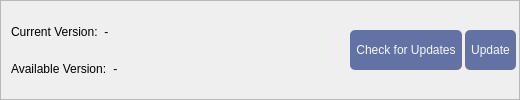
                      <widget class="QFrame" name="frameLineUpdate">
                       <property name="sizePolicy">
                        <sizepolicy hsizetype="Maximum" vsizetype="Preferred">
                         <horstretch>0</horstretch>
                         <verstretch>0</verstretch>
                        </sizepolicy>
                       </property>
                       <property name="minimumSize">
                        <size>
                         <width>520</width>
                         <height>0</height>
                        </size>
                       </property>
                       <property name="styleSheet">
                        <string notr="true">#frameLineUpdate {
	background: white;
	border: 0px solid #6272a4;
	border-radius: 7px;
}</string>
                       </property>
                       <property name="frameShape">
                        <enum>QFrame::Shape::StyledPanel</enum>
                       </property>
                       <property name="frameShadow">
                        <enum>QFrame::Shadow::Raised</enum>
                       </property>
                       <layout class="QGridLayout" name="gridLayout_23">
                        <property name="leftMargin">
                         <number>0</number>
                        </property>
                        <property name="topMargin">
                         <number>3</number>
                        </property>
                        <property name="rightMargin">
                         <number>0</number>
                        </property>
                        <property name="bottomMargin">
                         <number>3</number>
                        </property>
                        <property name="spacing">
                         <number>3</number>
                        </property>
                        <item row="0" column="0">
                         <widget class="QWidget" name="widgetLayoutUpdate" native="true">
                          <layout class="QHBoxLayout" name="horizontalLayout_5">
                           <property name="spacing">
                            <number>3</number>
                           </property>
                           <property name="leftMargin">
                            <number>10</number>
                           </property>
                           <property name="topMargin">
                            <number>0</number>
                           </property>
                           <property name="rightMargin">
                            <number>3</number>
                           </property>
                           <property name="bottomMargin">
                            <number>0</number>
                           </property>
                           <item>
                            <layout class="QVBoxLayout" name="verticalLayout_2">
                             <property name="spacing">
                              <number>0</number>
                             </property>
                             <item>
                              <layout class="QHBoxLayout" name="horizontalLayout_2">
                               <property name="spacing">
                                <number>0</number>
                               </property>
                               <item>
                                <widget class="QLabel" name="labelCurrentVersionText">
                                 <property name="sizePolicy">
                                  <sizepolicy hsizetype="Fixed" vsizetype="Preferred">
                                   <horstretch>0</horstretch>
                                   <verstretch>0</verstretch>
                                  </sizepolicy>
                                 </property>
                                 <property name="minimumSize">
                                  <size>
                                   <width>0</width>
                                   <height>19</height>
                                  </size>
                                 </property>
                                 <property name="maximumSize">
                                  <size>
                                   <width>16777215</width>
                                   <height>19</height>
                                  </size>
                                 </property>
                                 <property name="styleSheet">
                                  <string notr="true">QLabel {
	color: black;
}

QLabel:disabled {
	color: #7d7d7d;
}</string>
                                 </property>
                                 <property name="text">
                                  <string>Current Version: </string>
                                 </property>
                                 <property name="wordWrap">
                                  <bool>true</bool>
                                 </property>
                                </widget>
                               </item>
                               <item>
                                <widget class="QLabel" name="labelCurrentVersion">
                                 <property name="sizePolicy">
                                  <sizepolicy hsizetype="Expanding" vsizetype="Preferred">
                                   <horstretch>0</horstretch>
                                   <verstretch>0</verstretch>
                                  </sizepolicy>
                                 </property>
                                 <property name="minimumSize">
                                  <size>
                                   <width>0</width>
                                   <height>19</height>
                                  </size>
                                 </property>
                                 <property name="maximumSize">
                                  <size>
                                   <width>16777215</width>
                                   <height>19</height>
                                  </size>
                                 </property>
                                 <property name="styleSheet">
                                  <string notr="true">QLabel {
	color: black;
}

QLabel:disabled {
	color: #7d7d7d;
}</string>
                                 </property>
                                 <property name="text">
                                  <string notr="true"> -</string>
                                 </property>
                                </widget>
                               </item>
                              </layout>
                             </item>
                             <item>
                              <layout class="QHBoxLayout" name="horizontalLayout_4">
                               <property name="spacing">
                                <number>0</number>
                               </property>
                               <item>
                                <widget class="QLabel" name="labelAvailableVersionText">
                                 <property name="sizePolicy">
                                  <sizepolicy hsizetype="Fixed" vsizetype="Preferred">
                                   <horstretch>0</horstretch>
                                   <verstretch>0</verstretch>
                                  </sizepolicy>
                                 </property>
                                 <property name="minimumSize">
                                  <size>
                                   <width>0</width>
                                   <height>19</height>
                                  </size>
                                 </property>
                                 <property name="maximumSize">
                                  <size>
                                   <width>16777215</width>
                                   <height>19</height>
                                  </size>
                                 </property>
                                 <property name="styleSheet">
                                  <string notr="true">QLabel {
	color: black;
}

QLabel:disabled {
	color: #7d7d7d;
}</string>
                                 </property>
                                 <property name="text">
                                  <string>Available Version: </string>
                                 </property>
                                 <property name="wordWrap">
                                  <bool>true</bool>
                                 </property>
                                </widget>
                               </item>
                               <item>
                                <widget class="QLabel" name="labelAvailableVersion">
                                 <property name="sizePolicy">
                                  <sizepolicy hsizetype="Expanding" vsizetype="Preferred">
                                   <horstretch>0</horstretch>
                                   <verstretch>0</verstretch>
                                  </sizepolicy>
                                 </property>
                                 <property name="minimumSize">
                                  <size>
                                   <width>0</width>
                                   <height>19</height>
                                  </size>
                                 </property>
                                 <property name="maximumSize">
                                  <size>
                                   <width>16777215</width>
                                   <height>19</height>
                                  </size>
                                 </property>
                                 <property name="styleSheet">
                                  <string notr="true">QLabel {
	color: black;
}

QLabel:disabled {
	color: #7d7d7d;
}</string>
                                 </property>
                                 <property name="text">
                                  <string notr="true"> -</string>
                                 </property>
                                </widget>
                               </item>
                              </layout>
                             </item>
                            </layout>
                           </item>
                           <item>
                            <spacer name="horizontalSpacer_27">
                             <property name="orientation">
                              <enum>Qt::Orientation::Horizontal</enum>
                             </property>
                             <property name="sizeHint" stdset="0">
                              <size>
                               <width>40</width>
                               <height>20</height>
                              </size>
                             </property>
                            </spacer>
                           </item>
                           <item>
                            <widget class="QPushButton" name="pushButtonCheckUpdates">
                             <property name="minimumSize">
                              <size>
                               <width>0</width>
                               <height>40</height>
                              </size>
                             </property>
                             <property name="maximumSize">
                              <size>
                               <width>16777215</width>
                               <height>40</height>
                              </size>
                             </property>
                             <property name="styleSheet">
                              <string notr="true">QPushButton {
	background-color: #6272a4;	
	border-radius: 5px;
    color: #f8f8f2;
	padding-left: 6px;
	padding-right: 6px;
}

QPushButton:hover {
	background-color: #7284b9;
	color: #f8f8f2;
}

QPushButton:pressed {
	background-color: #566490;
	color: #f8f8f2;
}

QPushButton:disabled {
	background-color: #aaaaaa;
}</string>
                             </property>
                             <property name="text">
                              <string>Check for Updates</string>
                             </property>
                            </widget>
                           </item>
                           <item>
                            <widget class="QPushButton" name="pushButtonDownload">
                             <property name="enabled">
                              <bool>true</bool>
                             </property>
                             <property name="minimumSize">
                              <size>
                               <width>0</width>
                               <height>40</height>
                              </size>
                             </property>
                             <property name="maximumSize">
                              <size>
                               <width>16777215</width>
                               <height>40</height>
                              </size>
                             </property>
                             <property name="styleSheet">
                              <string notr="true">QPushButton {
	background-color: #6272a4;	
	border-radius: 5px;
    color: #f8f8f2;
	padding-left: 6px;
	padding-right: 6px;
}

QPushButton:hover {
	background-color: #7284b9;
	color: #f8f8f2;
}

QPushButton:pressed {
	background-color: #566490;
	color: #f8f8f2;
}

QPushButton:disabled {
	background-color: #aaaaaa;
}</string>
                             </property>
                             <property name="text">
                              <string>Update</string>
                             </property>
                            </widget>
                           </item>
                          </layout>
                         </widget>
                        </item>
                       </layout>
                      </widget>
